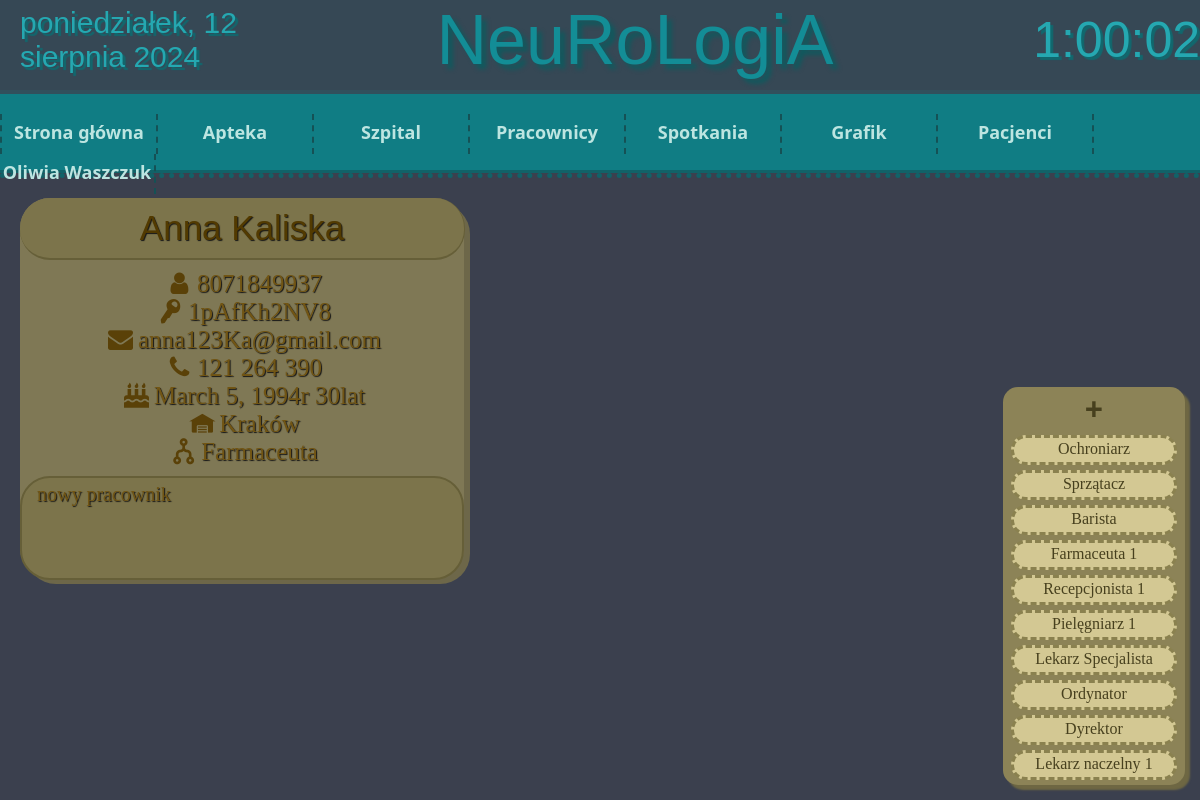
Page /display_block_workers/farmaceuta/ (signed in) on the committed database.
### workers/models.py (models this page shows, shortened)
class Worker(AbstractUser):
    id = models.AutoField(primary_key=True)
    username = models.CharField(max_length=10, unique=True, default="default_username")
    password = models.CharField(max_length=255)
    orginal_password = models.CharField(max_length=50, default="")
    name = models.CharField(max_length=35)
    surname = models.CharField(max_length=35)
    email = models.EmailField(max_length=50)
    phone_number = models.CharField(max_length=9, null=True)
    profession = models.CharField(choices=professions, default="ochroniarz", max_length=40)
    profession_description = models.TextField(default="", null=True)
    birthday = models.DateField(default=datetime.date.today())
    family_city = models.CharField(max_length=255, null=True)
    def get_age(self):
        today_date = datetime.date.today()
        if self.birthday.month > today_date.month or self.birthday.month == today_date.month and self.birthday.day > today_date.day:
            return today_date.year - self.birthday.year - 1
        else:
            return today_date.year - self.birthday.year
    def get_number_format(self):
        number = self.phone_number
        if not number:
            return 0
        number_format = ' '.join(number[i:i + 3] for i in range(0, len(number), 3))
        return number_format

### website/views.py (the view)
# urls.py: path('display_block_workers/<str:profession>/', website_views.display_block_workers, name="display_block_workers"),
@login_required(login_url='login')
def display_block_workers(request, profession):
    if is_access_to_editing_workers(request):
        workers = Worker.objects.all()
        count_workers = defaultdict(int)
        for worker in workers:
            count_workers[worker.profession] += 1
        count_workers = {key.replace(" ", "_"): value for key, value in count_workers.items()}
        context = {
            'workers': workers,
            'profession': profession,
            'count_workers': count_workers,
        }
        return render(request, 'display_block_workers.html', context)
    return redirect('/main/')

### website/context_processors.py (called while the page is built)
def add_now(request):
    return {'now': timezone.now()}

### website/views.py (called while the page is built)
def is_access_to_editing_workers(request):
    if request.user.is_authenticated:
        if request.user.profession in access_to_editing_workers:
            return True
        else:
            return False
    else:
        return False

### website/templates/display_block_workers.html (shortened to what this page needs)
{% extends 'main.html' %}
{% block content %}
    <div id="menu">
        <a href="{% url 'add_new_worker_page' %}"><div id="add_new_worker">+</div></a>
        <a href="{% url 'display_block_workers' profession='ochroniarz' %}"><div class="menu_tile">Ochroniarz {{count_workers.ochroniarz}}</div></a>
        <a href="{% url 'display_block_workers' profession='sprzatacz' %}"><div class="menu_tile">Sprzątacz {{count_workers.sprzatacz}}</div></a>
        <a href="{% url 'display_block_workers' profession='barista' %}"><div class="menu_tile">Barista {{count_workers.barista}}</div></a>
        <a href="{% url 'display_block_workers' profession='farmaceuta' %}"><div class="menu_tile">Farmaceuta {{count_workers.farmaceuta}}</div></a>
        <a href="{% url 'display_block_workers' profession='recepcjonista' %}"><div class="menu_tile">Recepcjonista {{count_workers.recepcjonista}}</div></a>
        <a href="{% url 'display_block_workers' profession='pielegniarz' %}"><div class="menu_tile">Pielęgniarz {{count_workers.pielegniarz}}</div></a>
        <a href="{% url 'display_block_workers' profession='lekarz specjalista' %}"><div class="menu_tile">Lekarz Specjalista {{count_workers.lekarz_specjalista}}</div></a>
        <a href="{% url 'display_block_workers' profession='ordynator' %}"><div class="menu_tile">Ordynator {{count_workers.ordynator}}</div></a>
        <a href="{% url 'display_block_workers' profession='dyrektor' %}"><div class="menu_tile">Dyrektor {{count_workers.dyrektor}}</div></a>
        <a href="{% url 'display_block_workers' profession='lekarz naczelny' %}"><div class="menu_tile">Lekarz naczelny {{count_workers.lekarz_naczelny}}</div></a>
    </div>
    <div id="display_workers">
        {% for worker in workers %}
            {% if worker.profession == profession%}
                <div class="worker_tile" data-worker-id="{{worker.id}}">
                    <div class="name_worker">{{worker.name}} {{worker.surname}}</div>
                    <i class="icon-user"></i>{{worker.username}}<br>
                    <i class="icon-key"></i>{{worker.orginal_password}}<br>
                    <i class="icon-mail-alt"></i>{{worker.email}}<br>
                    <i class="icon-phone"></i>{{worker.get_number_format}}<br>
                    <i class="icon-birthday"></i>{{worker.birthday}}r {{worker.get_age}}lat<br>
                    <i class="icon-warehouse"></i>{{worker.family_city}}<br>
                    <i class="icon-flow-merge"></i>{{worker.get_profession_display}}<br>
                    <div class="description">{{worker.profession_description}}</div>
                </div>
            {% endif %}
        {% endfor %}
    </div>
{% endblock %}

### website/templates/main.html (shortened to what this page needs)
{% load static %}
<!DOCTYPE html>
<html lang="pl">
<head>
    <link rel="stylesheet" href="{% static 'fontello/css/fontello.css' %}" type="text/css">
    <link rel="stylesheet" href="https://code.jquery.com/ui/1.12.1/themes/base/jquery-ui.css">
</head>
<body onload="data(), zegarek()">
    <div id="zGh">
        <span id="data" ></span>
        <span style="font-family:'Franklin Gothic Medium', 'Arial Narrow', Arial, sans-serif;">NeuRoLogiA</span>
        <span id="zegar"></span>
    </div>
    <div id="nav_menu">
        <ol>
            <li><a href="{% url 'main' %}">Strona główna</a></li>
            <li><a href="#">Apteka</a>
            </li>
            {% if user.is_authenticated %}
                <li><a href="#">Szpital</a>
                </li>
                {% if request.user.profession == 'lekarz naczelny' or  request.user.profession == 'dyrektor' or  request.user.profession == 'ordynator' %}
                    <li><a href="#">Pracownicy</a>
                    </li>
                    <li><a href="#">Spotkania</a>
                    </li>
                    <li><a href="#">Grafik</a>
                    </li>
                {% endif %}
                {% if request.user.profession == 'farmaceuta' or request.user.profession == 'recepcjonista' or request.user.profession == 'pielegniarz' or request.user.profession == 'lekarz specjalista' or request.user.profession == 'ordynator' or request.user.profession == 'dyrektor' or request.user.profession == 'lekarz naczelny' %}
                    <li><a href="#">Pacjenci</a>
                    </li>
                {% endif %}
            {% endif %}
            {% if user.is_authenticated %}
                <li><a href="#">{{ request.user.name }} {{ request.user.surname }}</a>
                </li>
            {% else %}
                <li><a href="{% url 'login' %}">Zaloguj się</a></li>
            {% endif %}
        </ol>
    </div>
    <div style="border-bottom:5px dotted #116268;"></div>
    {% block content %}{% endblock %}
</body>
</html>

### rows in the picture
Worker: user.name "Oliwia", user.surname "Waszczuk"
Worker: name "Anna", surname "Kaliska", username "8071849937", orginal_password "1pAfKh2NV8", email "anna123Ka@gmail.com", get_number_format "121 264 390", birthday "March 5, 1994", get_age "30", family_city "Kraków", profession "Farmaceuta", profession_description "nowy pracownik"

### other values in the picture
{{ count_workers.farmaceuta }} "1"
{{ count_workers.recepcjonista }} "1"
{{ count_workers.pielegniarz }} "1"
{{ count_workers.lekarz_naczelny }} "1"
